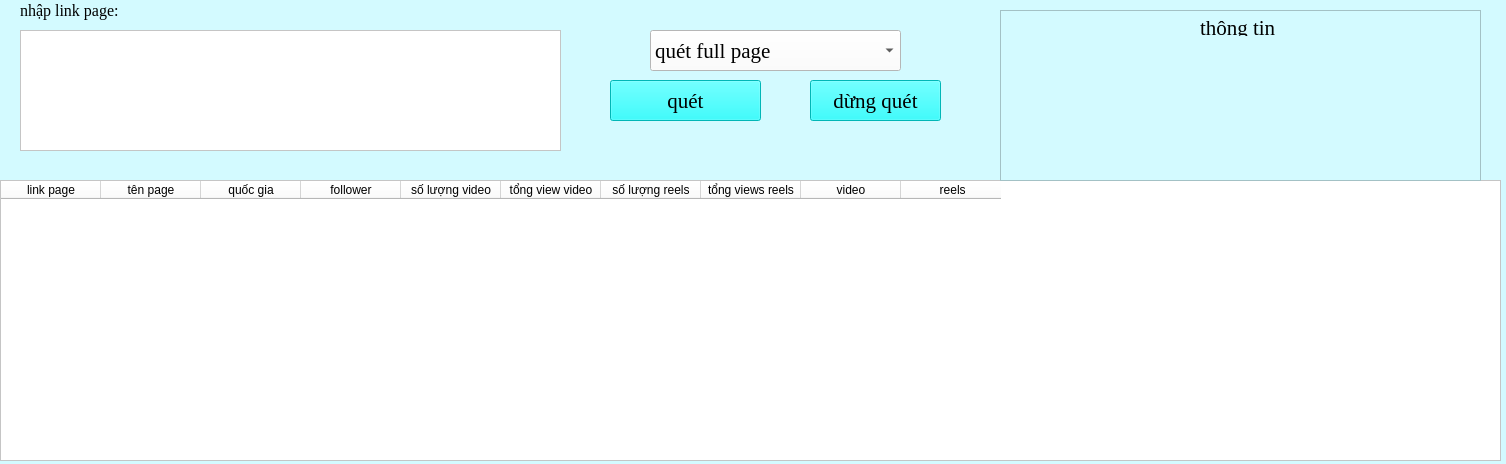
<?xml version="1.0" encoding="UTF-8"?>
<ui version="4.0">
 <class>Form</class>
 <widget class="QWidget" name="Form">
  <property name="geometry">
   <rect>
    <x>0</x>
    <y>0</y>
    <width>1506</width>
    <height>464</height>
   </rect>
  </property>
  <property name="font">
   <font>
    <family>Times New Roman</family>
    <pointsize>10</pointsize>
   </font>
  </property>
  <property name="windowTitle">
   <string>Form</string>
  </property>
  <property name="styleSheet">
   <string notr="true">background-color:rgb(211, 250, 255)</string>
  </property>
  <widget class="QLabel" name="label">
   <property name="geometry">
    <rect>
     <x>20</x>
     <y>0</y>
     <width>111</width>
     <height>20</height>
    </rect>
   </property>
   <property name="font">
    <font>
     <family>Times New Roman</family>
     <pointsize>12</pointsize>
    </font>
   </property>
   <property name="text">
    <string>nhập link page: </string>
   </property>
  </widget>
  <widget class="QTextEdit" name="textcraw">
   <property name="geometry">
    <rect>
     <x>20</x>
     <y>30</y>
     <width>541</width>
     <height>121</height>
    </rect>
   </property>
   <property name="styleSheet">
    <string notr="true">background-color:rgb(255, 255, 255)</string>
   </property>
  </widget>
  <widget class="QTableWidget" name="tableWidget">
   <property name="geometry">
    <rect>
     <x>0</x>
     <y>180</y>
     <width>1501</width>
     <height>281</height>
    </rect>
   </property>
   <property name="font">
    <font>
     <family>Segoe UI</family>
     <pointsize>10</pointsize>
    </font>
   </property>
   <property name="styleSheet">
    <string notr="true">background-color:rgb(255, 255, 255)</string>
   </property>
   <column>
    <property name="text">
     <string>link page</string>
    </property>
   </column>
   <column>
    <property name="text">
     <string>tên page</string>
    </property>
   </column>
   <column>
    <property name="text">
     <string>quốc gia</string>
    </property>
   </column>
   <column>
    <property name="text">
     <string>follower</string>
    </property>
   </column>
   <column>
    <property name="text">
     <string>số lượng video</string>
    </property>
   </column>
   <column>
    <property name="text">
     <string>tổng view video</string>
    </property>
   </column>
   <column>
    <property name="text">
     <string>số lượng reels</string>
    </property>
   </column>
   <column>
    <property name="text">
     <string>tổng views reels</string>
    </property>
   </column>
   <column>
    <property name="text">
     <string>video</string>
    </property>
   </column>
   <column>
    <property name="text">
     <string> reels</string>
    </property>
   </column>
  </widget>
  <widget class="QPushButton" name="start">
   <property name="geometry">
    <rect>
     <x>610</x>
     <y>80</y>
     <width>151</width>
     <height>41</height>
    </rect>
   </property>
   <property name="font">
    <font>
     <family>Times New Roman</family>
     <pointsize>16</pointsize>
    </font>
   </property>
   <property name="styleSheet">
    <string notr="true">background-color:rgb(0, 255, 255)</string>
   </property>
   <property name="text">
    <string>quét</string>
   </property>
  </widget>
  <widget class="QPushButton" name="stop">
   <property name="geometry">
    <rect>
     <x>810</x>
     <y>80</y>
     <width>131</width>
     <height>41</height>
    </rect>
   </property>
   <property name="font">
    <font>
     <family>Times New Roman</family>
     <pointsize>16</pointsize>
    </font>
   </property>
   <property name="styleSheet">
    <string notr="true">background-color:rgb(0, 255, 255)</string>
   </property>
   <property name="text">
    <string>dừng quét</string>
   </property>
  </widget>
  <widget class="QComboBox" name="comboBox">
   <property name="geometry">
    <rect>
     <x>650</x>
     <y>30</y>
     <width>251</width>
     <height>41</height>
    </rect>
   </property>
   <property name="font">
    <font>
     <family>Times New Roman</family>
     <pointsize>16</pointsize>
    </font>
   </property>
   <property name="styleSheet">
    <string notr="true">background-color:rgb(255, 255, 255)</string>
   </property>
   <item>
    <property name="text">
     <string>quét full page</string>
    </property>
   </item>
   <item>
    <property name="text">
     <string>chỉ follow</string>
    </property>
   </item>
   <item>
    <property name="text">
     <string>quét 10 video/reels gần nhất</string>
    </property>
   </item>
   <item>
    <property name="text">
     <string>chỉ quét video</string>
    </property>
   </item>
   <item>
    <property name="text">
     <string>chỉ quét reels</string>
    </property>
   </item>
  </widget>
  <widget class="QTableWidget" name="tableWidget_2">
   <property name="geometry">
    <rect>
     <x>1000</x>
     <y>10</y>
     <width>481</width>
     <height>171</height>
    </rect>
   </property>
  </widget>
  <widget class="QLabel" name="label_4">
   <property name="geometry">
    <rect>
     <x>1200</x>
     <y>20</y>
     <width>81</width>
     <height>16</height>
    </rect>
   </property>
   <property name="font">
    <font>
     <family>Times New Roman</family>
     <pointsize>16</pointsize>
     <bold>false</bold>
    </font>
   </property>
   <property name="text">
    <string>thông tin</string>
   </property>
  </widget>
  <widget class="QLabel" name="label_2">
   <property name="geometry">
    <rect>
     <x>1020</x>
     <y>40</y>
     <width>291</width>
     <height>41</height>
    </rect>
   </property>
   <property name="font">
    <font>
     <family>Times New Roman</family>
     <pointsize>14</pointsize>
    </font>
   </property>
   <property name="text">
    <string/>
   </property>
  </widget>
  <widget class="QLabel" name="label_3">
   <property name="geometry">
    <rect>
     <x>1020</x>
     <y>90</y>
     <width>301</width>
     <height>31</height>
    </rect>
   </property>
   <property name="font">
    <font>
     <family>Times New Roman</family>
     <pointsize>14</pointsize>
    </font>
   </property>
   <property name="text">
    <string/>
   </property>
  </widget>
  <widget class="QLabel" name="label_5">
   <property name="geometry">
    <rect>
     <x>1020</x>
     <y>130</y>
     <width>311</width>
     <height>31</height>
    </rect>
   </property>
   <property name="font">
    <font>
     <family>Times New Roman</family>
     <pointsize>14</pointsize>
    </font>
   </property>
   <property name="text">
    <string/>
   </property>
  </widget>
 </widget>
 <resources/>
 <connections/>
</ui>
